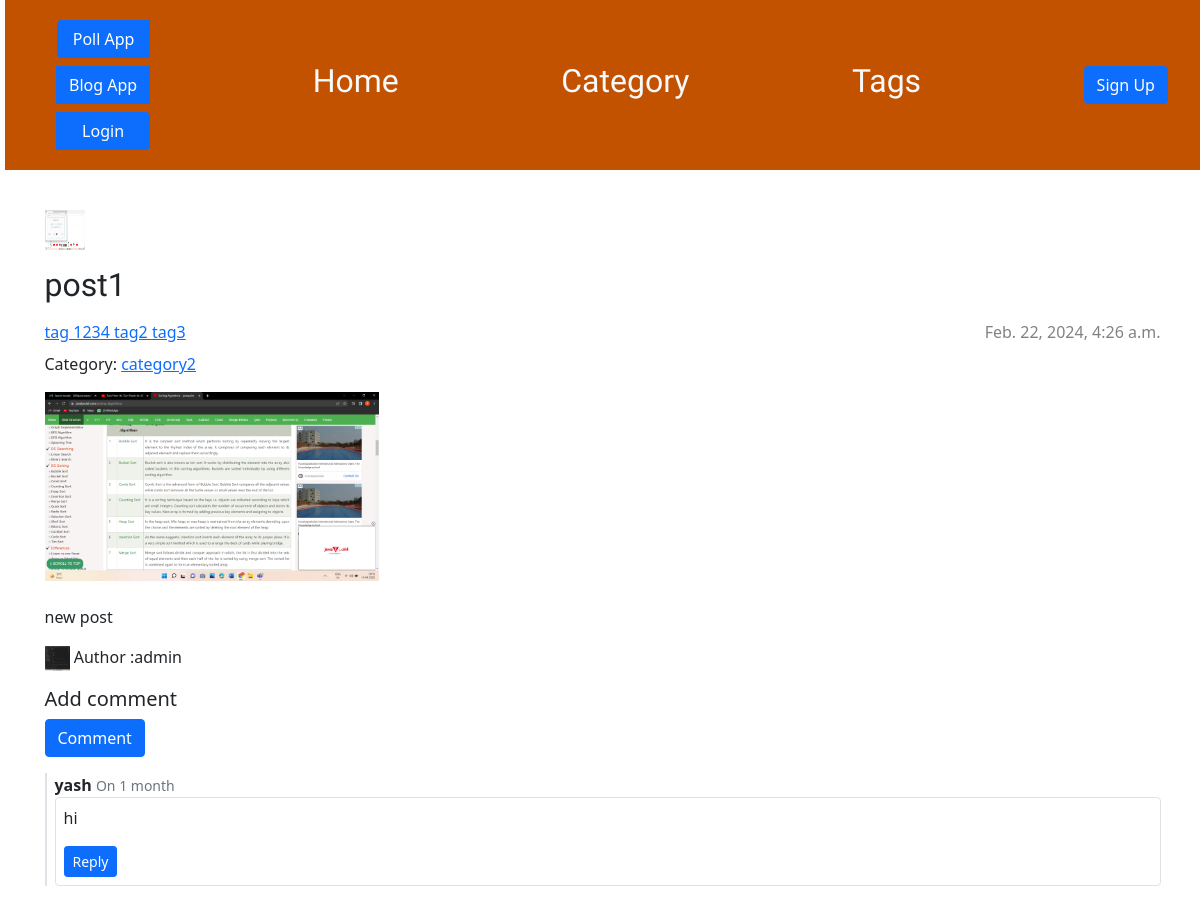
Page /blog/post/post1/ on the earlier database version.
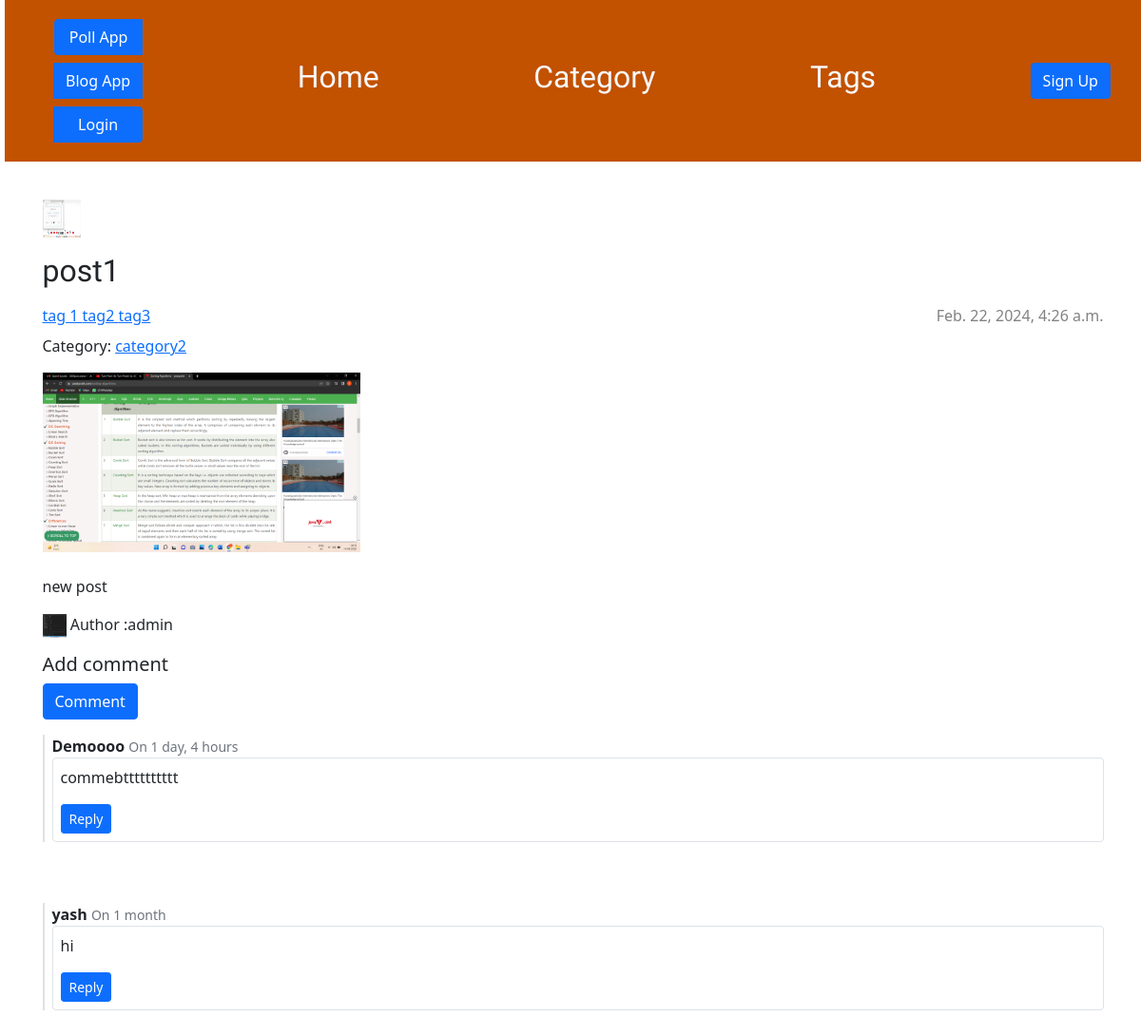
Same page on the later database version.
### blog/models.py (models this page shows, shortened)
class Tag(models.Model):
    title= models.CharField(max_length=100,unique=True)
    slug = AutoSlugField(populate_from="title", unique=True, null = True , default=None)

class Comment(models.Model):
    user = models.ForeignKey(settings.AUTH_USER_MODEL, on_delete=models.CASCADE,null=True)
    post = models.ForeignKey(Post,on_delete=models.CASCADE, related_name="comments")
    parent = models.ForeignKey("self", null=True, blank=True, on_delete=models.CASCADE)
    text = models.TextField(null=True)
    name = models.CharField(max_length=50)
    body = models.TextField(blank=True)
    created = models.DateTimeField(auto_now_add=True)
    updated = models.DateTimeField(auto_now=True)
    active = models.BooleanField(default=True)
    class Meta:
        ordering = ('-created',)
    def get_comments(self):
        return Comment.objects.filter(parent=self).filter(active=True)

### blog/views.py (the view)
# urls.py: path('post/<slug:slug>/' , views.post_detail , name = 'post_detail'),
def post_detail(request,slug):
    post = get_object_or_404(Post, slug=slug)
    comments = post.comments.filter(active=True)
    new_comment = None
    if request.method == 'POST':
        comment_form = CommentForm(data = request.POST)
        if comment_form.is_valid():
            new_comment = comment_form.save(commit=False)
            new_comment.post=post
            new_comment.save()
            return redirect('blog:post_detail' , slug = slug)
    else:
        comment_form =CommentForm()
    return render(request, 'blog/post_detail.html', {'post': post ,'new_comment' : new_comment ,'comments':comments , 'comment_form' : comment_form})

### blog/models.py (called while the page is built)
   def __str__(self):
       return self.username

    def get_comments(self):
        return Comment.objects.filter(post=self, parent__isnull=True, active=True)

    def get_absolute_url(self):
        return reverse('blog:post_detail' ,kwargs={"slug": self.slug})

### blog/templates/blog/post_detail.html (shortened to what this page needs)
{% extends 'blog/base.html' %}
{% load static %}
{% block content %}
    <link rel="stylesheet" href="https://cdn.jsdelivr.net/npm/bootstrap@5.1.3/dist/css/bootstrap.min.css"
>
    <article class="post w-100">
        <p style="display:inline-block;">
            <img src="{{ post.thumbnails.url }}" alt = "{{ post.thumbnails}}"width="40px" height="40px">
            <h2 class="card-title mb-3 custom-font text-decoration-none">{{ post.title }}</h2>
        </p>
        {% if post.published_date %}
            <time class="date">
                {{ post.published_date }}
            </time>
        {% endif %}
        <div class="tags mb-2 mt-2">
            {% for tag in post.tags.all %}
            <a href="{% url 'blog:tag_post' tag_title=tag.title %}" class=" tag">
                {{ tag.title }}
            </a>
            {% endfor %}
        </div>
        {% if post.category %}
        <p>Category:
            <a href="{% url 'blog:cat_post' category_slug=post.category.title %}">
                 {{ post.category.title }}
            </a>
        </p>
        {% endif %}
        <img src="{{ post.featured_image.url }}" alt = "{{ post.title}}"width="30%" height="30%">
        <br><br>
        <p>{{ post.text|linebreaksbr }}</p>
        <p><img src="{{post.author.image.url}}" width="25px" height="25px" > Author :{{post.author}} </p>
        <h5>Add comment</h5>
        <form method="post" action="">
            <button type="submit" class="btn btn-primary" onclick="showCommentBox()">Comment</button>
        </form>
        {% if not post.comments.all %}
            No comments yet
        {% else %}
        {% for comment in post.get_comments %}
        {% include 'blog/comment.html' with comment=comment %}
                  <div >
                      <br><br>
                 </div>
          {% endfor %}
        {% endif %}
    </article>
{% endblock %}

### blog/templates/blog/comment.html (shortened to what this page needs)
<div class="border-0 border-start border-2 ps-2" id="{{comment.id}}">
    <div class="mt-3">
        <strong>{{comment.name}}</strong>
        <small class="text-muted">On {{ comment.created|timesince }}</small>
    </div>
    <div class="border p-2 rounded">
        <p>{{comment.body}}</p>
        {% if not comment.parent %}
        <button class="btn btn-primary btn-sm" onclick="handleReply({{comment.id}})">Reply</button>
        {% endif %}
    </div>
</div>

Differences in the rows shown:
changed Tag: title "tag 1234" → "tag 1"
added Comment: name "Demoooo", created "1 day, 4 hours", body "commebtttttttttt"
